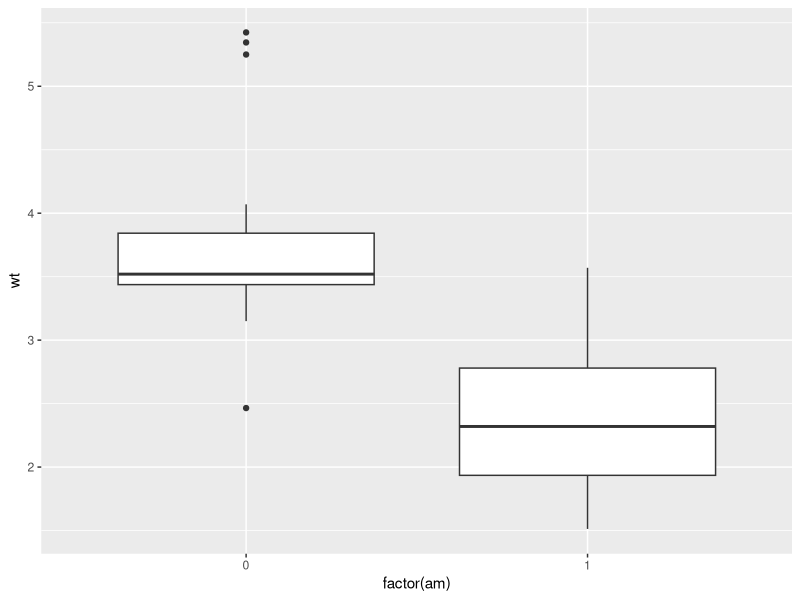
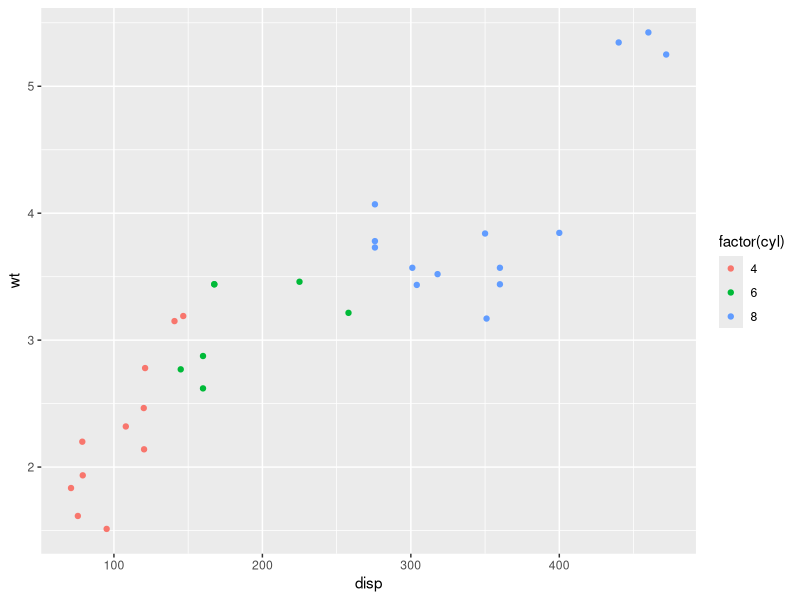
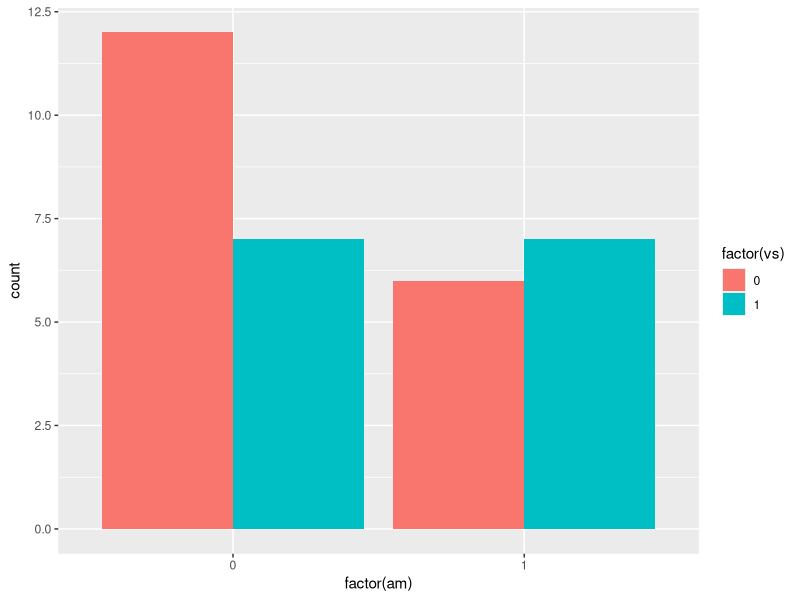
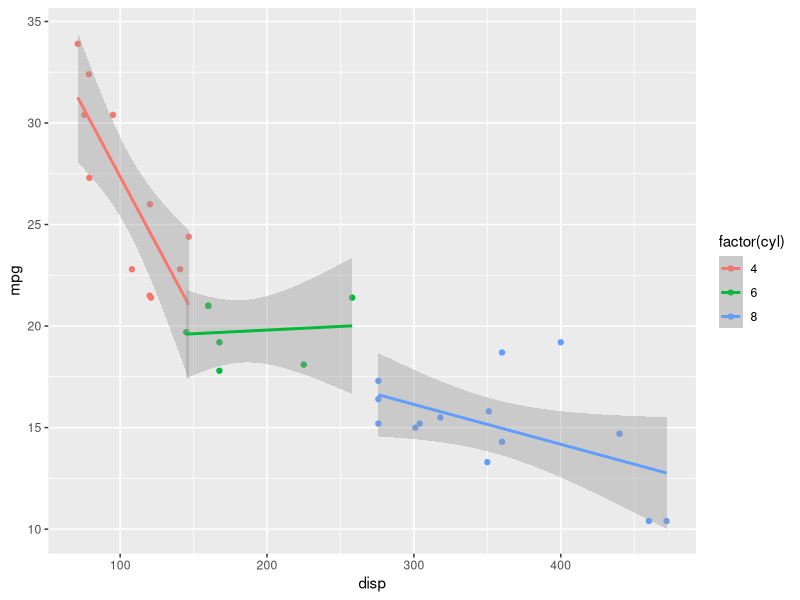
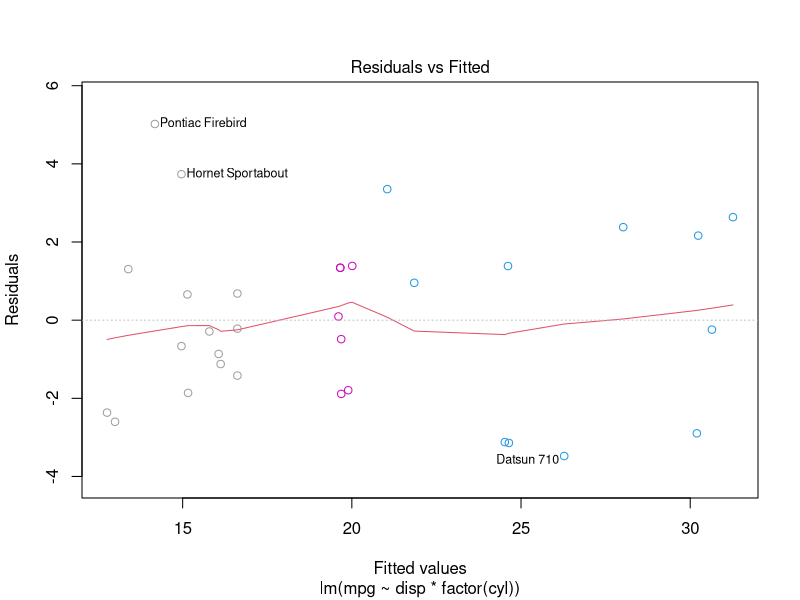
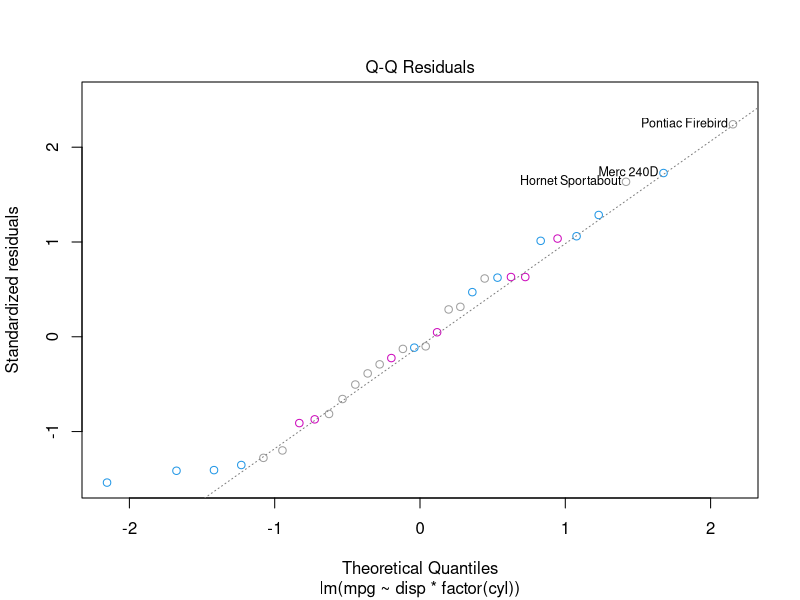
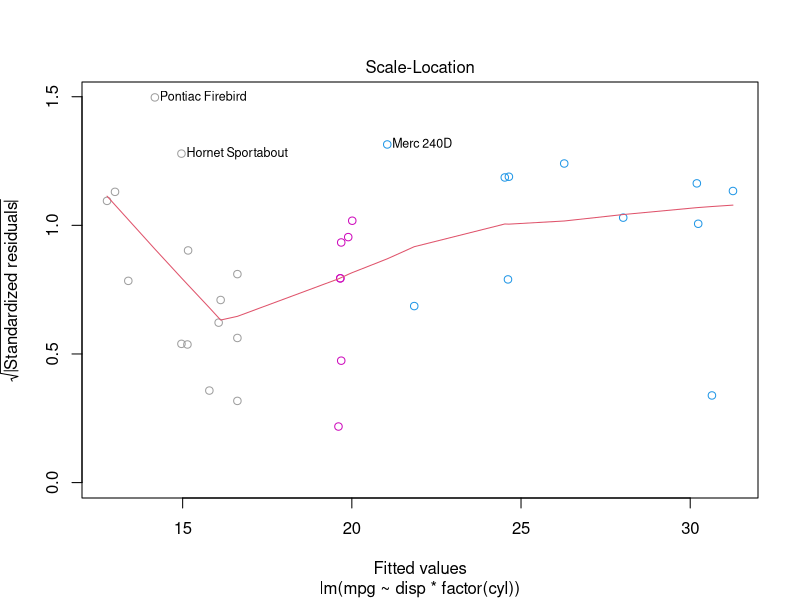
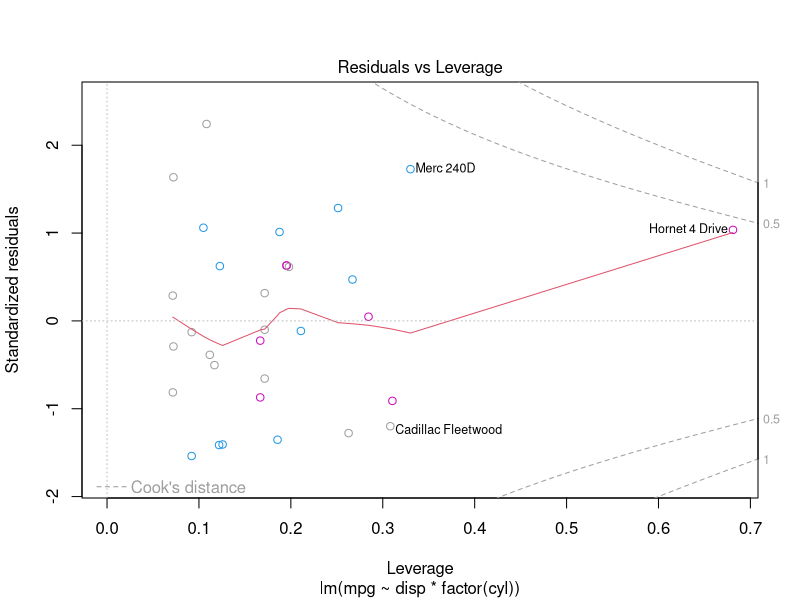

Generate these figures, in order, with R:
## ---- chunk 1
library(ggplot2)
## ---- chunk 2
# Continuous versus categorical
ggplot(mtcars) +
    aes(x = factor(am), y = wt) +
    geom_boxplot()
## ---- chunk 3
# Continuous vs. continuous
ggplot(mtcars) +
    aes(x = disp, y = wt, colour = factor(cyl)) +
    geom_point()
## ---- chunk 4
# categorical variables
ggplot(mtcars) + 
    aes(x = factor(am), fill = factor(vs)) +
    geom_bar(position = "dodge")
## ---- chunk 5
ggplot(mtcars) +
    aes(y = mpg, x = disp, colour = factor(cyl)) +
    geom_point() +
    geom_smooth(method = "lm", se = TRUE, formula = y ~ x)
## ---- chunk 6
dispmodel <- lm(mpg ~ disp * factor(cyl), data = mtcars)

plot(dispmodel, col = mtcars$cyl)
## ---- chunk 7
wtmodel <- lm(mpg ~ wt * am, data = mtcars)
plot(wtmodel)
## ---- chunk 8
summary(dispmodel)
## ---- chunk 9
summary(wtmodel)
## ---- chunk 10
anova(dispmodel, wtmodel)
## ---- chunk 11
# MSE values
summary(dispmodel)$sigma
summary(wtmodel)$sigma
## ---- chunk 12
summary(update(dispmodel, ~ . + hp)) 
